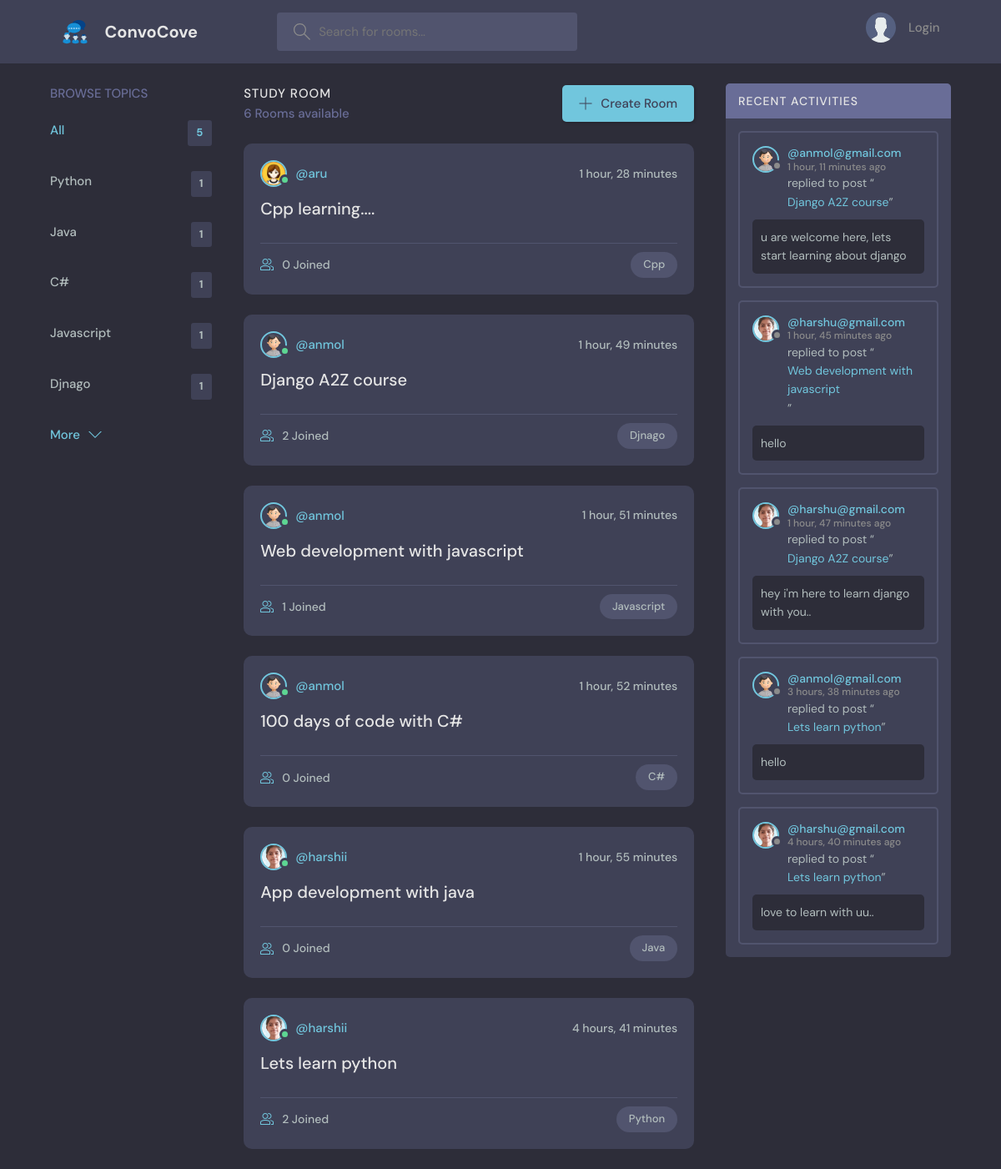
The page / on the database its author committed.
### baseap/models.py (models this page shows, shortened)
class Topic(models.Model):
    name = models.CharField(max_length=200)

class Room(models.Model):
    host = models.ForeignKey(User, on_delete=models.SET_NULL, null=True)
    topic = models.ForeignKey(Topic, on_delete=models.SET_NULL, null=True)
    name = models.CharField(max_length=200)
    description = models.TextField(null=True, blank=True)
    participants = models.ManyToManyField(User, related_name='participants', blank=True)
    updated = models.DateTimeField(auto_now=True)
    created = models.DateTimeField(auto_now_add=True)
    class Meta:
        ordering = ['-updated', '-created']
    def __str__(self):
        return self.name

class User(AbstractUser):
    name = models.CharField(max_length=200, null=True)
    email = models.EmailField(unique=True, null=True)
    bio = models.TextField(null=True)
    avatar = models.ImageField(null=True, default="avatar.svg")
    USERNAME_FIELD = 'email'
    REQUIRED_FIELDS = []

class Message(models.Model):
    user = models.ForeignKey(User, on_delete=models.CASCADE)
    room = models.ForeignKey(Room, on_delete=models.CASCADE)
    body = models.TextField()
    updated = models.DateTimeField(auto_now=True)
    created = models.DateTimeField(auto_now_add=True)
    class Meta:
        ordering = ['-updated', '-created']

### baseap/views.py (the view)
# urls.py: path('', views.home, name="home"),
def home(request):
    q = request.GET.get('q') if request.GET.get('q') != None else ''
    rooms = Room.objects.filter(
        Q(topic__name__icontains = q) |
        Q(name__icontains = q)
        )
    topics = Topic.objects.all()[0:5]
    room_count = rooms.count()
    room_messages = Message.objects.filter(Q(room__topic__name__icontains=q))
    context = {'rooms': rooms, 'topics':topics,
               'room_count':room_count, 'room_messages':room_messages}
    return render(request,'baseap/home.html', context)

### baseap/templates/baseap/home.html (shortened to what this page needs)
{% extends "main.html" %}
{% block content %}
 <main class="layout layout--3">
      <div class="container">
         {% include 'baseap/topics_component.html' %}
        <div class="roomList">
          <div class="roomList__header">
            <div>
              <h2>Study Room</h2>
              <p>{{room_count}} Rooms available</p>
            </div>
            <a class="btn btn--main" href="{% url 'create-room' %}">
              <svg version="1.1" xmlns="http://www.w3.org/2000/svg" width="32" height="32" viewBox="0 0 32 32">
                <title>add</title>
                <path
                  d="M16.943 0.943h-1.885v14.115h-14.115v1.885h14.115v14.115h1.885v-14.115h14.115v-1.885h-14.115v-14.115z"
                ></path>
              </svg>
              Create Room
            </a>
          </div>
          {% include "baseap/feed_component.html" %}
        </div>
         {% include "baseap/activity_component.html" %}
      </div>
    </main>
{% endblock content %}

### baseap/templates/baseap/topics_component.html
<div class="topics">
    <div class="topics__header">
      <h2>Browse Topics</h2>
    </div>
    <ul class="topics__list">
      <li>
        <a href="{% url 'home' %}" class="active">All <span>{{topics.count}}</span></a>
      </li>
      {% for topic in topics %}
      <li>
        <a href="{% url 'home' %}?q={{topic.name}}">{{topic.name}}<span>{{topic.room_set.all.count}}</span></a>
      </li>
      {% endfor %}
    </ul>
    <a class="btn btn--link" href="{% url 'topics' %}">
      More
      <svg version="1.1" xmlns="http://www.w3.org/2000/svg" width="32" height="32" viewBox="0 0 32 32">
        <title>chevron-down</title>
        <path d="M16 21l-13-13h-3l16 16 16-16h-3l-13 13z"></path>
      </svg>
    </a>
  </div>

### baseap/templates/baseap/feed_component.html (shortened to what this page needs)
{% for room in rooms %}
<div class="roomListRoom">
    <div class="roomListRoom__header">
      <a href="{% url 'user-profile' room.host.id %}" class="roomListRoom__author">
        <div class="avatar avatar--small active">
          <img src="{{room.host.avatar.url}}" />
        </div>
        <span>@{{room.host.username}}</span>
      </a>
      <div class="roomListRoom__actions">
        <span>{{room.created|timesince}}</span>
      </div>
    </div>
    <div class="roomListRoom__content">
      <a href="{% url 'room' room.id %}">{{room.name}}</a>
    </div>
    <div class="roomListRoom__meta">
      <a href="{% url 'room' room.id %}" class="roomListRoom__joined">
        {{room.participants.all.count}} Joined
      </a>
      <p class="roomListRoom__topic">{{room.topic.name}}</p>
    </div>
</div>
{% endfor %}

### baseap/templates/baseap/activity_component.html (shortened to what this page needs)
<div class="activities">
    <div class="activities__header">
      <h2>Recent Activities</h2>
    </div>
    {% for message in room_messages  %}
    <div class="activities__box">
      <div class="activities__boxHeader roomListRoom__header">
        <a href="{% url 'user-profile' message.user.id %}" class="roomListRoom__author">
          <div class="avatar avatar--small">
            <img src="{{message.user.avatar.url}}" />
          </div>
          <p>
            @{{message.user}}
            <span>{{message.created|timesince}} ago</span>
          </p>
        </a>
      </div>
      <div class="activities__boxContent">
        <p>replied to post “<a href="{% url 'room' message.room.id %}">{{message.room}}</a>”</p>
        <div class="activities__boxRoomContent">
          {{message.body}}
        </div>
      </div>
    </div>
    {% endfor %}
  </div>

### rows shown on the page
Topic: name "Python", room_set.all.count "1"
Topic: name "Java", room_set.all.count "1"
Topic: name "C#", room_set.all.count "1"
Topic: name "Javascript", room_set.all.count "1"
Topic: name "Djnago", room_set.all.count "1"
Room: host.avatar (picture), host.username "aru", created "1 hour, 28 minutes", name "Cpp learning....", participants.all.count "0", topic.name "Cpp"
Room: host.avatar (picture), host.username "anmol", created "1 hour, 49 minutes", name "Django A2Z course", participants.all.count "2", topic.name "Djnago"
Room: host.avatar (picture), host.username "anmol", created "1 hour, 51 minutes", name "Web development with javascript", participants.all.count "1", topic.name "Javascript"
Room: host.avatar (picture), host.username "anmol", created "1 hour, 52 minutes", name "100 days of code with C#", participants.all.count "0", topic.name "C#"
Room: host.avatar (picture), host.username "harshii", created "1 hour, 55 minutes", name "App development with java", participants.all.count "0", topic.name "Java"
Room: host.avatar (picture), host.username "harshii", created "4 hours, 41 minutes", name "Lets learn python", participants.all.count "2", topic.name "Python"
Message: user.avatar (picture), user "anmol@gmail.com", created "1 hour, 11 minutes", room "Django A2Z course", body "u are welcome here, lets start learning about django"
Message: user.avatar (picture), user "harshu@gmail.com", created "1 hour, 45 minutes", room "Web development with javascript", body "hello"
Message: user.avatar (picture), user "harshu@gmail.com", created "1 hour, 47 minutes", room "Django A2Z course", body "hey i'm here to learn django with you.."
Message: user.avatar (picture), user "anmol@gmail.com", created "3 hours, 38 minutes", room "Lets learn python", body "hello"
Message: user.avatar (picture), user "harshu@gmail.com", created "4 hours, 40 minutes", room "Lets learn python", body "love to learn with uu.."

### other values the page prints
{{ topics.count }} "5"
{{ room_count }} "6"
